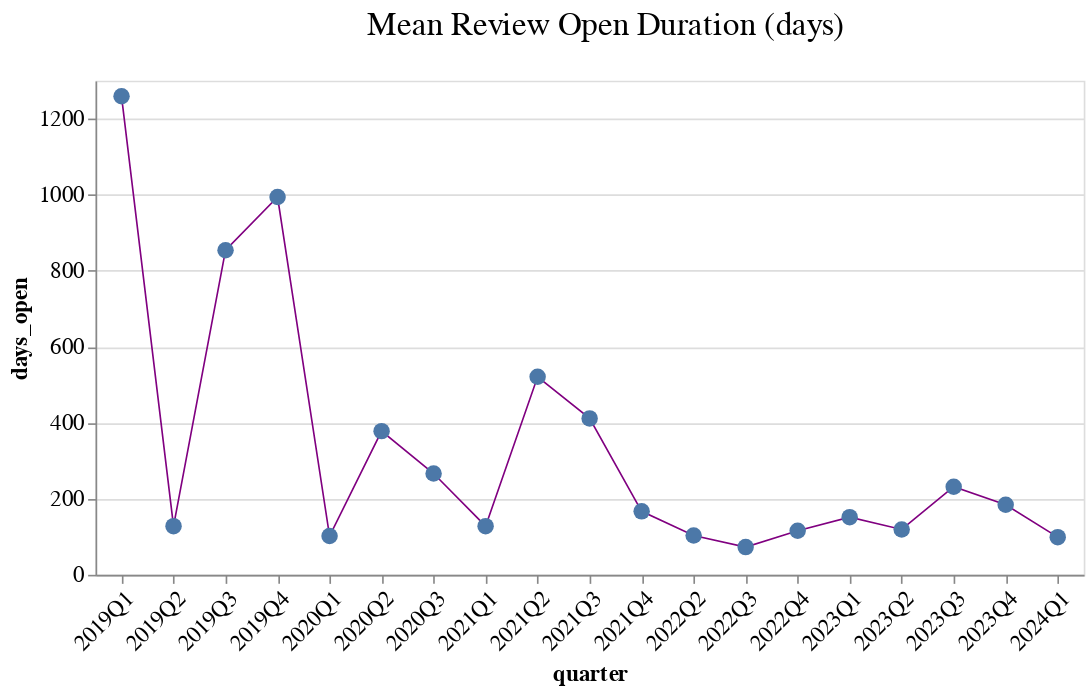

The notebook cell this image was saved under:
### Code cell
# Altair doesn't support pandas periods, convert to str
summary_by_quarter['quarter'] = summary_by_quarter['quarter'].astype(str)
# Create the Altair chart using object-oriented syntax
chart = (
    alt.Chart(summary_by_quarter)
    .mark_line(point=alt.MarkConfig(filled=True, size=100), strokeWidth=1)
    .encode(
        x=alt.X('quarter:O', axis=alt.Axis(labelAngle=-45)), # Ordinal quarter on the x-axis
        y=alt.Y('days_open:Q',axis=alt.Axis(format="d", tickMinStep=1) ),  # Quantitative days_open on the y-axis
        tooltip=['days_open']
    )
    .properties(title="Mean Review Open Duration (days)", width="container")
    .interactive()
)

chart

### Figure 1 — Vega-Lite specification as saved in the notebook (floating-point values rounded to 4 significant figures)
{"config": {"title": {"fontSize": 20, "font": "Poppins", "anchor": "middle", "color": "black", "fontWeight": 400, "dy": -20, "dx": 10}, "axis": {"labelFontSize": 14, "titleFontSize": 14, "titleFont": "Poppins", "labelFont": "Poppins"}, "axisX": {"labelAngle": 0}, "legend": {"labelFontSize": 12, "titleFontSize": 14, "titleFont": "Poppins", "labelFont": "Poppins"}, "bar": {"color": "purple", "fill": "purple"}, "line": {"color": "purple"}, "view": {"height": 300, "width": 600, "padding": {"top": 190, "left": 10, "right": 10, "bottom": 90}}}, "data": {"name": "data-138fa648f0669641a8e41131309b1364"}, "mark": {"type": "line", "point": {"filled": true, "size": 100}, "strokeWidth": 1}, "encoding": {"tooltip": [{"field": "days_open", "type": "quantitative"}], "x": {"axis": {"labelAngle": -45}, "field": "quarter", "type": "ordinal"}, "y": {"axis": {"format": "d", "tickMinStep": 1}, "field": "days_open", "type": "quantitative"}}, "params": [{"name": "param_2", "select": {"type": "interval", "encodings": ["x", "y"]}, "bind": "scales"}], "title": "Mean Review Open Duration (days)", "width": "container", "$schema": "https://vega.github.io/schema/vega-lite/v5.17.0.json", "datasets": {"data-138fa648f0669641a8e41131309b1364": [{"quarter": "2019Q1", "days_open": 1259.0, "count": 0}, {"quarter": "2019Q2", "days_open": 128.0, "count": 2}, {"quarter": "2019Q3", "days_open": 854.0, "count": 1}, {"quarter": "2019Q4", "days_open": 994.0, "count": 1}, {"quarter": "2020Q1", "days_open": 102.0, "count": 2}, {"quarter": "2020Q2", "days_open": 378.0, "count": 1}, {"quarter": "2020Q3", "days_open": 266.5, "count": 2}, {"quarter": "2021Q1", "days_open": 128.0, "count": 1}, {"quarter": "2021Q2", "days_open": 521.0, "count": 1}, {"quarter": "2021Q3", "days_open": 411.5, "count": 2}, {"quarter": "2021Q4", "days_open": 167.0, "count": 2}, {"quarter": "2022Q2", "days_open": 103.5, "count": 2}, {"quarter": "2022Q3", "days_open": 73.0, "count": 1}, {"quarter": "2022Q4", "days_open": 116.0, "count": 1}, {"quarter": "2023Q1", "days_open": 151.7, "count": 6}, {"quarter": "2023Q2", "days_open": 119.2, "count": 4}, {"quarter": "2023Q3", "days_open": 231.8, "count": 4}, {"quarter": "2023Q4", "days_open": 184.2, "count": 4}, {"quarter": "2024Q1", "days_open": 99.0, "count": 3}]}}
